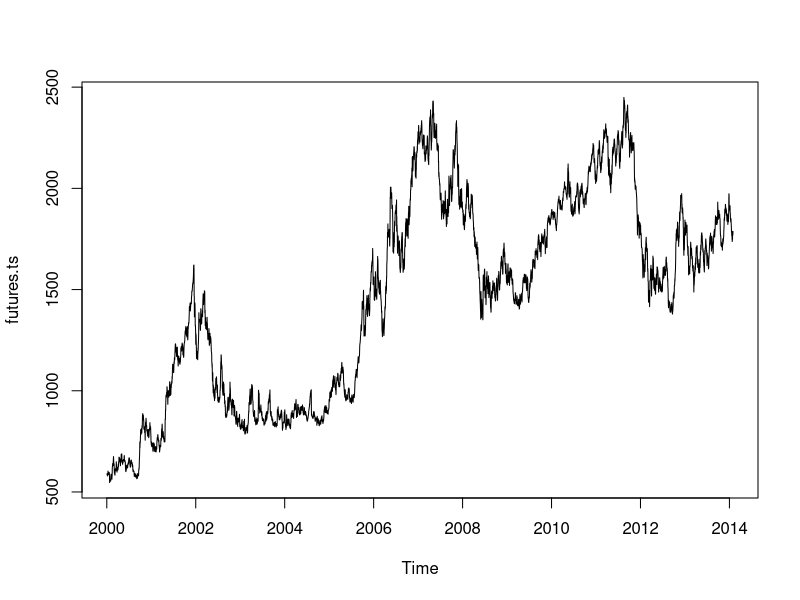
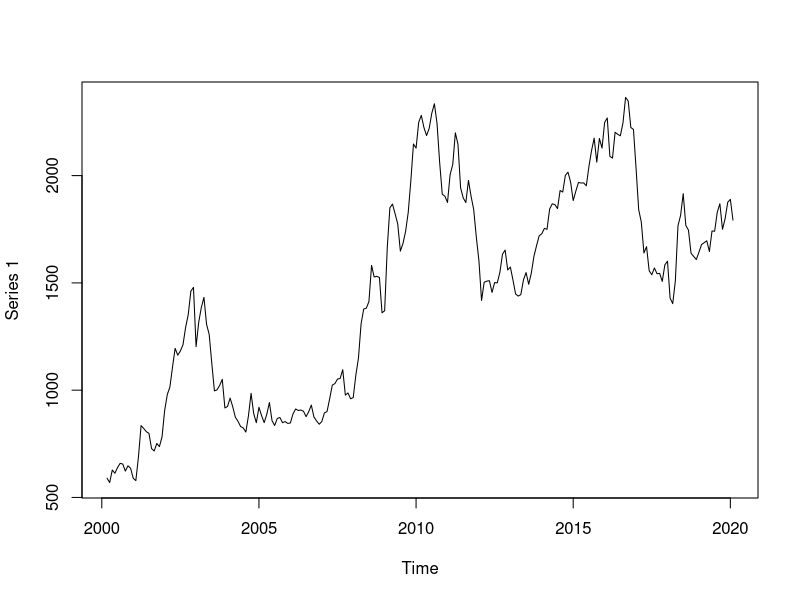
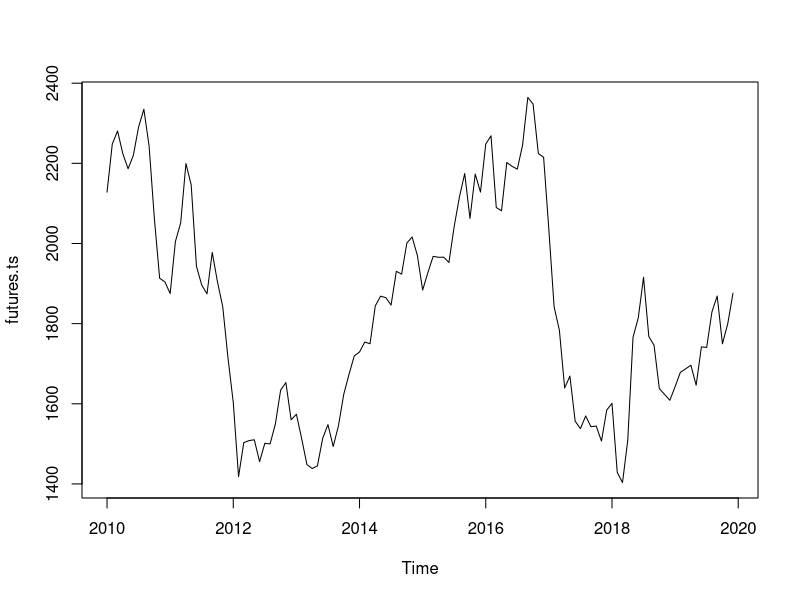
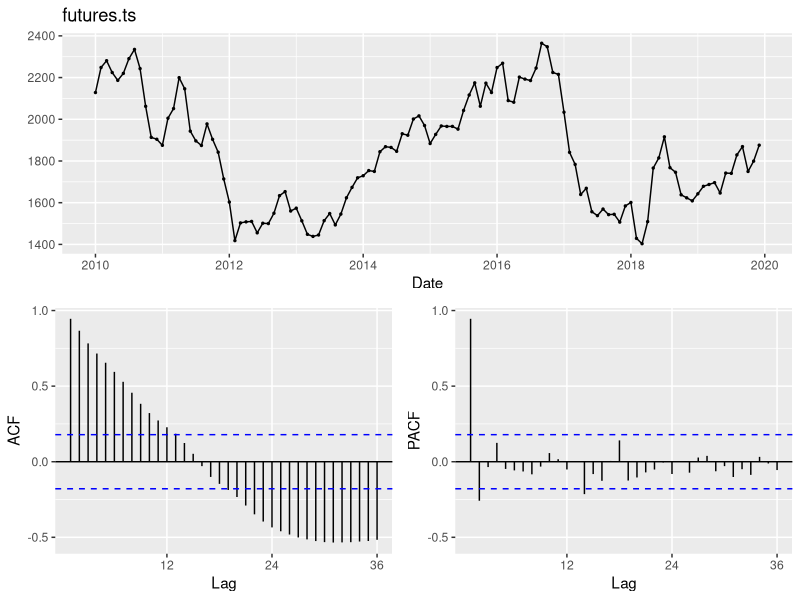
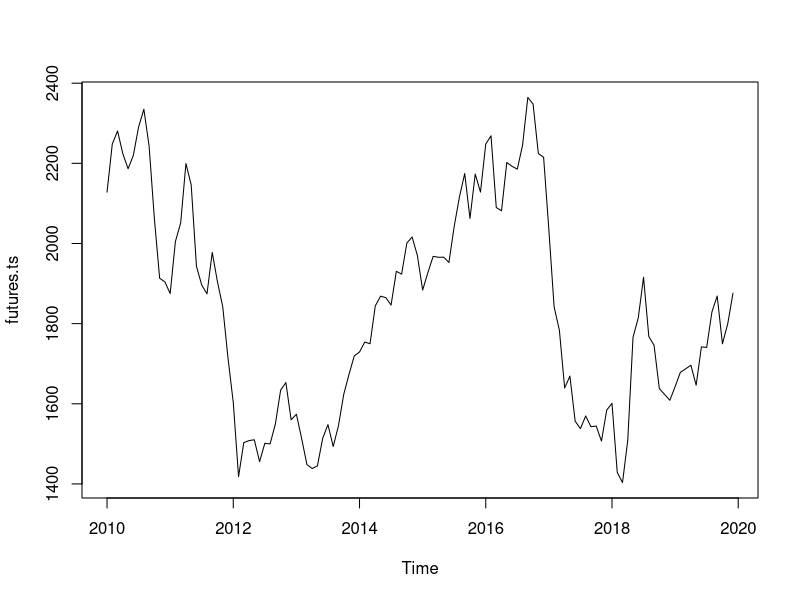
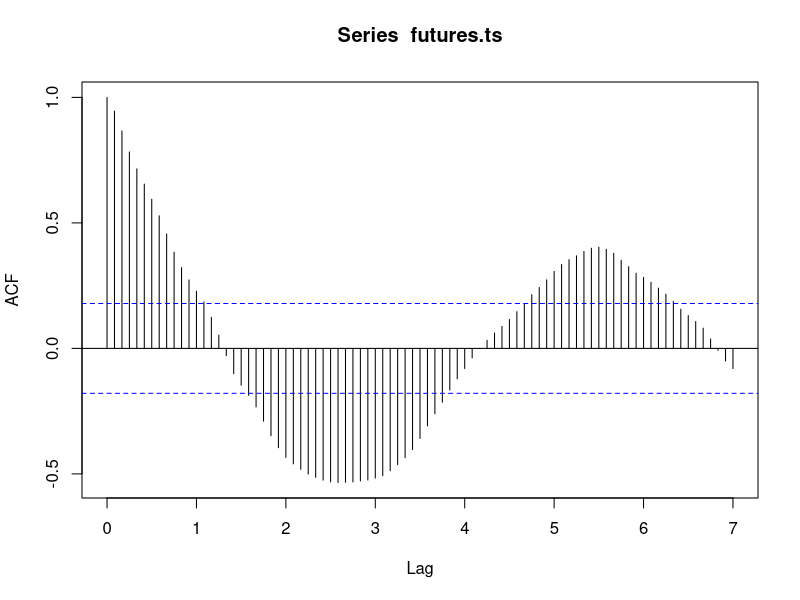
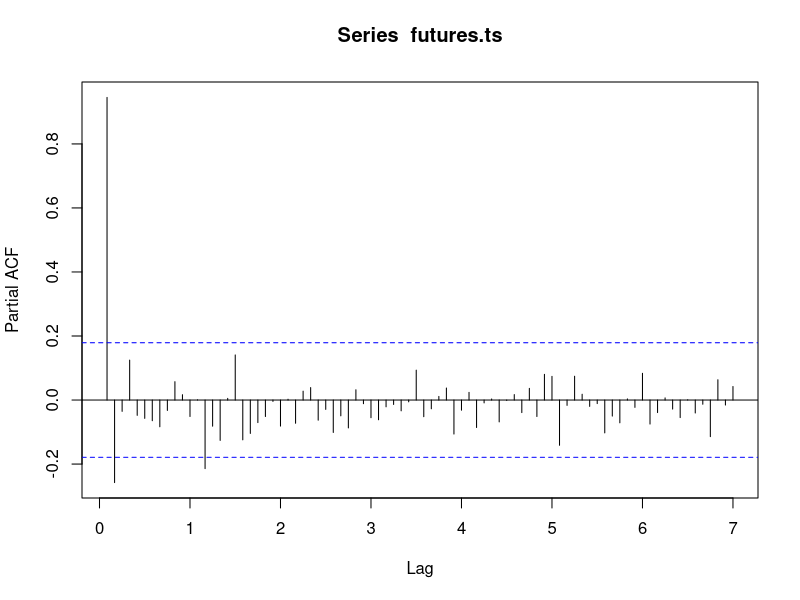
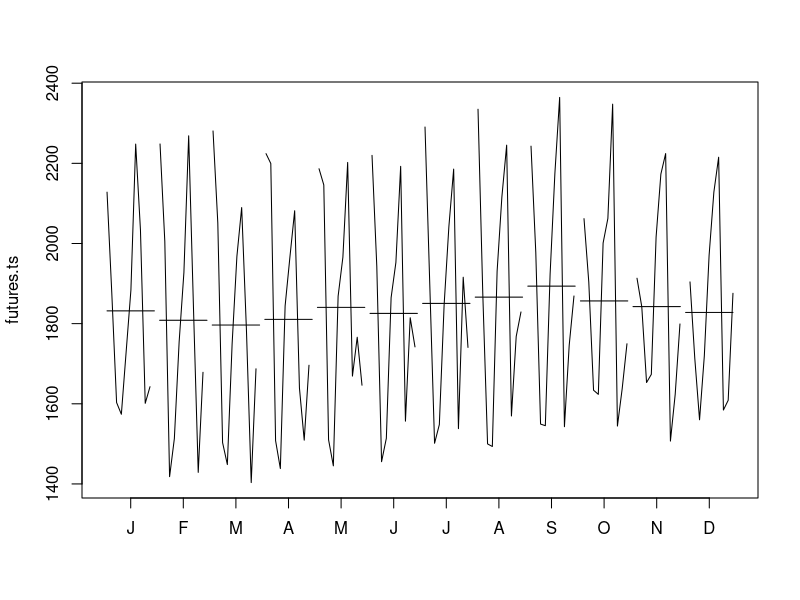

These figures' R source, in order: (Note: this script raises an error after producing the figures.)
#............................................................................#
#### Time Series Analysis                                                 ####
###  Project: Predicting Future Prices of Cocoa Beans                      ###
###                                                                        ###
###  Created by: Clifford Cele                                             ###
###........................................................................###

 
#..............................................................................#
####   Load Packages                                                        ####
#..............................................................................#

libraries = c('data.table', 'readxl', 'xts', 'forecast', 'CADFtest', 'tempdisagg', 
              'tidyverse', 'fGarch', 'ggpubr', 'vars', 'ggthemes')
sapply(libraries, require, character.only = T)




####~~~~~~~~~~~~~~~~~~~~~~~~~~~~~~~~~~~~~~~~~~~~~~~~~~~~~~~~####
#..............................................................................#
####   0. UPLOAD DATA                                                      ####
#..............................................................................#

# Cocoa Future Prices
Daily.Prices_NEW <- read.csv("../Data/Daily_Prices_NEW.csv")




####~~~~~~~~~~~~~~~~~~~~~~~~~~~~~~~~~~~~~~~~~~~~~~~~~~~~~~~~####

#..............................................................................#
####   1. EXTRACT RELEVANT DATA                                             ####
#..............................................................................#

# Extract London GBP/tonne Futures Prices
GBP.tonne.futures <- data.frame(Daily.Prices_NEW$Date,
                                Daily.Prices_NEW$London.futures....sterling.tonne.)
# Rename GBP.tonne.futures variables
colnames(GBP.tonne.futures) = c('Date', 'Price')

# Turn date var into type date
GBP.tonne.futures$Date = as.Date(GBP.tonne.futures$Date, format = c("%d/%m/%Y"))

# Turn Price var into type double 
GBP.tonne.futures$Price = as.numeric(gsub(",", "", GBP.tonne.futures$Price))

# Order Data by Date
GBP.tonne.futures = GBP.tonne.futures[order(GBP.tonne.futures$Date),]

# Check variable format
str(GBP.tonne.futures)

# Check for missing data
which(is.na(GBP.tonne.futures))







####~~~~~~~~~~~~~~~~~~~~~~~~~~~~~~~~~~~~~~~~~~~~~~~~~~~~~~~~####

#..............................................................................#
####   2. CREATE TS OBJECT                                                 ####
#..............................................................................#

# Create a daily Date object
inds <- seq(head(GBP.tonne.futures$Date, n = 1), 
            tail(GBP.tonne.futures$Date, n = 1), 
            by = "day")

substr(head(GBP.tonne.futures$Date, n = 1), 1, 4)

# USE # DAYS IN DATSET FOR FREQ
futures.ts = ts(GBP.tonne.futures$Price,     
                start = c(substr(head(GBP.tonne.futures$Date, n = 1), 1, 4), as.numeric(format(inds[1], "%j"))),
                frequency = 365)

plot.ts(futures.ts)





####~~~~~~~~~~~~~~~~~~~~~~~~~~~~~~~~~~~~~~~~~~~~~~~~~~~~~~~~####

#..............................................................................#
####   3. CONVERT TO SAME TIME SCALE                                        ####
#..............................................................................#

# Want monthly data points for all variables (Deforestation & Future Prices)
# will take the monthly average
inds <- seq(head(GBP.tonne.futures$Date, n = 1), 
            tail(GBP.tonne.futures$Date, n = 1), 
            by = "day")

futures.ts = ts(apply.monthly(as.xts(GBP.tonne.futures$Price, GBP.tonne.futures$Date), mean),
                start = c(substr(head(GBP.tonne.futures$Date, n = 1), 1, 4), as.numeric(format(inds[1], "%j"))),
                frequency = 12)


# Plot monthly TS
plot.ts(futures.ts)




####~~~~~~~~~~~~~~~~~~~~~~~~~~~~~~~~~~~~~~~~~~~~~~~~~~~~~~~~####

#..............................................................................#
####   4. TRIM TIME-HORIZON                 ####
#..............................................................................#

# Will only consider data from 2010 until the end of 2019
# Future Prices
temp.ts = as.xts(futures.ts)
temp.ts = temp.ts["2010-01-01/2019-12-31"]
futures.ts = ts(as.vector(temp.ts),
                start = c(substr(head(as.Date(time(temp.ts)), n = 1), 1, 4), substr(head(as.Date(time(temp.ts)), n = 1), 6, 7)),
                frequency = 12)
plot.ts(futures.ts)
futures.ts

  



####~~~~~~~~~~~~~~~~~~~~~~~~~~~~~~~~~~~~~~~~~~~~~~~~~~~~~~~~####

#..............................................................................#
####   5. UNIVARIATE ANALYSIS                                               ####
#..............................................................................#



####~~~~~~~~~~~~~~~####

#..............................................................................#
####   5i. Model Selection                                               ####
#..............................................................................#

#~~~~~~~~~~~~~~~~~~~~~~~~~~~~~~~~~~~~~~~~~~~~~~~~~~~~~~~~~~~~~~#
#### 5i.a. Plot TS ####
#~~~~~~~~~~~~~~~~~~~~~~~~~~~~~~~~~~~~~~~~~~~~~~~~~~~~~~~~~~~~~~#
ggtsdisplay(x = futures.ts,
            xlab="Date",
            main="futures.ts")

plot.ts(futures.ts)
# We have a trend
# Variance issue
# Plots don't imply seasonality


# Correlograms
acf(futures.ts, lag=84, plot = T) # Lots of volatility
pacf(futures.ts, lag=84, plot = T) # lags = 1, 2, 14


# Seasonality Plot
monthplot(futures.ts)
ggseasonplot(futures.ts, year.labels=TRUE, year.labels.left=TRUE)
ggseasonplot(futures.ts, polar=TRUE)


# Look at smaller windows of data 
plot.ts(futures.ts[1:12])      # first year
plot.ts(futures.ts[13:24])     # Second year
plot.ts(futures.ts[25:36])     # third year
plot.ts(futures.ts[37:48])     # fourth year
plot.ts(futures.ts[49:60])     # fifth year
plot.ts(futures.ts[61:72])     # sixth year
plot.ts(futures.ts[73:84])     # seventh year
plot.ts(futures.ts[85:96])     # eighth year
plot.ts(futures.ts[97:108])     # ninth year
plot.ts(futures.ts[109:120])     # tenth year

# Cocoa beans are harvested twice a year in IC (Big H: Oct-Mar) and (Smaller H: May-Aug)
# It makes sense to see the future costs have two maximums a year near the end of the harvest seasons
# as the supply of recent collections will diminish.

# The political unrest in 2010-2011 and 2017 lead to either the pullout of many international banks (2011) or
# to many foreign investors holding off their investment (2017). Both caused the price of cocoa beans to drop

# 2011: https://cn.reuters.com/article/us-ivorycoast-socgen-idUSTRE71G09920110217
# 2017: https://fr.reuters.com/article/ozabs-uk-cocoa-ivorycoast-grinders-idAFKBN15F0K7



#~~~~~~~~~~~~~~~~~~~~~~~~~~~~~~~~~~~~~~~~~~~~~~~~~~~~~~~~~~~~~~#
#### 5i.b. Log of Futures                            ####
#~~~~~~~~~~~~~~~~~~~~~~~~~~~~~~~~~~~~~~~~~~~~~~~~~~~~~~~~~~~~~~#

log.futures.ts = log(futures.ts)
ggtsdisplay(x = log.futures.ts,
            xlab="Date",
            main="log.futures.ts")
plot.ts(log.futures.ts)

# Correlogram
acf(log.futures.ts, lag=84, plot = T)
pacf(log.futures.ts, lag=84, plot = T) # lags = 1, 2, 14


# Seasonality Plot
monthplot(log.futures.ts)
ggseasonplot(log.futures.ts, year.labels=TRUE, year.labels.left=TRUE)
ggseasonplot(log.futures.ts, polar=TRUE)



#~~~~~~~~~~~~~~~~~~~~~~~~~~~~~~~~~~~~~~~~~~~~~~~~~~~~~~~~~~~~~~#
#### 5i.c. 1st ADF Test WITH Trend                            ####
#~~~~~~~~~~~~~~~~~~~~~~~~~~~~~~~~~~~~~~~~~~~~~~~~~~~~~~~~~~~~~~#
max.lag = round(sqrt(length(log.futures.ts))) 
mytest = CADFtest(log.futures.ts, type = "trend", criterion = "BIC", max.lag.y = max.lag)
summary(mytest)

# H0: not stationary (stochastic trend)
# p-value = 0.713
# Fail to reject H0 i.e., TS not stationary & trend is stochastic, use differences



#~~~~~~~~~~~~~~~~~~~~~~~~~~~~~~~~~~~~~~~~~~~~~~~~~~~~~~~~~~~~~~#
#### 5i.d. Log-Diff TS Plot ####
#~~~~~~~~~~~~~~~~~~~~~~~~~~~~~~~~~~~~~~~~~~~~~~~~~~~~~~~~~~~~~~#

d.log.futures.ts = diff(log.futures.ts)
ggtsdisplay(x = d.log.futures.ts,
            xlab="Date",
            main="d.log.futures.ts")
plot.ts(d.log.futures.ts)
# mean = zero
# Variance cond. heterosced. (Check res^2)
# Looks more stationary

# Correlograms
acf(d.log.futures.ts, lag=84, plot = T)  # signif lag 1 & 18 (barely)
pacf(d.log.futures.ts, lag=84, plot = T) # signif lag 1 (barely)


# Seasonality Plot
monthplot(d.log.futures.ts)
ggseasonplot(d.log.futures.ts, year.labels=TRUE, year.labels.left=TRUE)
ggseasonplot(d.log.futures.ts, polar=TRUE)




#~~~~~~~~~~~~~~~~~~~~~~~~~~~~~~~~~~~~~~~~~~~~~~~~~~~~~~~~~~~~~~#
#### 5i.e. 2st ADF Test w/o Trend                             ####
#~~~~~~~~~~~~~~~~~~~~~~~~~~~~~~~~~~~~~~~~~~~~~~~~~~~~~~~~~~~~~~#

max.lag = round(sqrt(length(d.log.futures.ts))) 
mytest = CADFtest(d.log.futures.ts , type = "drift", criterion = "BIC", max.lag.y = max.lag)
summary(mytest)

# H0: not stationary
# p-value = 1.34e-11
# REJECT H0 i.e., diff(log(TS)) is stationary
# But var still cond. heterosced.



#~~~~~~~~~~~~~~~~~~~~~~~~~~~~~~~~~~~~~~~~~~~~~~~~~~~~~~~~~~~~~~#
#### 5i.f. Q-test for White Noise                            ####
#~~~~~~~~~~~~~~~~~~~~~~~~~~~~~~~~~~~~~~~~~~~~~~~~~~~~~~~~~~~~~~#

max.lag = round(sqrt(length(d.log.futures.ts))) 
Box.test(d.log.futures.ts, lag = max.lag, type = "Ljung-Box")

# H0: corrs are zero (i.e., white noise)
# p-value = 0.4733
# FAIL to reject H0 i.e., diff(log(TS)) is WHITE NOISE



#~~~~~~~~~~~~~~~~~~~~~~~~~~~~~~~~~~~~~~~~~~~~~~~~~~~~~~~~~~~~~~#
#### 5i.f. PPT Plots                            ####
#~~~~~~~~~~~~~~~~~~~~~~~~~~~~~~~~~~~~~~~~~~~~~~~~~~~~~~~~~~~~~~

# original futures.ts & transformed d.log.futures.ts
fp.plots=autoplot(cbind(futures.ts, d.log.futures.ts), facets=TRUE) + 
  theme_bw(base_size = 15) +
  scale_x_yearmon(n=5) +
  theme(plot.title = element_text(hjust = 0.5), panel.grid.major = element_blank(), panel.grid.minor = element_blank()) +
  xlab("Date") +
  ylab("GBP/tonne")  +
  ggtitle("Transformations of Future Prices")
fp.plots


# d.log.futures.ts ACF
dlog.acf = ggAcf(d.log.futures.ts, lag = 36) + ggtitle("ACF: Log-Diff TS") +
           theme_bw() +
           theme(plot.title = element_text(hjust = 0.5), panel.grid.major = element_blank(), panel.grid.minor = element_blank()) 
# d.log.futures.ts PACF
dlog.pacf = ggPacf(d.log.futures.ts, lag = 36) + ggtitle("PACF: Log-Diff TS") +
            theme_bw() +
            theme(plot.title = element_text(hjust = 0.5), panel.grid.major = element_blank(), panel.grid.minor = element_blank()) 
# d.log.futures.ts^2 ACF
dlog.acf2 = ggAcf(d.log.futures.ts^2, lag = 36) +  ggtitle("ACF: Log-Diff TS^2") +
            theme_bw() +
            theme(plot.title = element_text(hjust = 0.5), panel.grid.major = element_blank(), panel.grid.minor = element_blank()) 
# Combine all d.log.future.ts model spec plots
ggarrange(ggarrange(dlog.acf, dlog.pacf, dlog.acf2, ncol = 3), nrow = 1)  






####~~~~~~~~~~~~~~~####

#..............................................................................#
####   5ii. Model Estimation                                               ####
#..............................................................................#

#~~~~~~~~~~~~~~~~~~~~~~~~~~~~~~~~~~~~~~~~~~~~~~~~~~~~~~~~~~~~~~#
#### 5ii.a Model building                             ####
#~~~~~~~~~~~~~~~~~~~~~~~~~~~~~~~~~~~~~~~~~~~~~~~~~~~~~~~~~~~~~~#

# ARIMA(1,1,0) Estimation
model.110 = arima(x = log.futures.ts, order = c(1,1,0))
summary(model.110)
# P-value for significance
(1-pnorm(abs(model.110$coef/sqrt(diag(model.110$var.coef)))))*2
# AR1 coef is significant


# ARIMA(0,1,0) Estimation
model.010 = arima(x = log.futures.ts, order = c(0,1,0))
summary(model.010)





#~~~~~~~~~~~~~~~~~~~~~~~~~~~~~~~~~~~~~~~~~~~~~~~~~~~~~~~~~~~~~~#
#### 5ii.b Residual Plots, Correlograms, & Q-test ####
#~~~~~~~~~~~~~~~~~~~~~~~~~~~~~~~~~~~~~~~~~~~~~~~~~~~~~~~~~~~~~~#
# Plot model.010
ggtsdisplay(x = model.110$residuals, xlab="Date", main="model.110$residuals") # still cond. heterosced.
# Correlogram
acf(model.110$residuals, lag= 12*9, xlab="Date", main="model.110$residuals") # lag = 3, 17
# Q-test
Box.test(model.110$residuals, lag = max.lag, type = "Ljung-Box") # p-val = 0.889 (WN)
# All WN, but var still cond. hetero.



# Plot model.010
ggtsdisplay(x = model.010$residuals, xlab="Date", main="model.010$residuals") # still cond. heterosced.
# Correlogram
acf(model.010$residuals, lag= 12*9, xlab="Date", main="model.010$residuals")$acf # lag = 1, 17
# Q-test
Box.test(model.010$residuals, lag = max.lag, type = "Ljung-Box") # p-val = 0.445 (WN)


#~~~~~~~~~~~~~~~~~~~~~~~~~~~~~~~~~~~~~~~~~~~~~~~~~~~~~~~~~~~~~~#
#### 5ii.c Residual^2 Plots, Correlograms, & Q-test ####
#~~~~~~~~~~~~~~~~~~~~~~~~~~~~~~~~~~~~~~~~~~~~~~~~~~~~~~~~~~~~~~#

# Plot model.010
ggtsdisplay(x = model.110$residuals^2, xlab="Date", main="model.110$residuals")
# Correlogram
acf(model.110$residuals^2, lag= 12*9, xlab="Date", main="model.110$residuals") # lag = 3, 7
# Q-test
Box.test(model.110$residuals^2, lag = max.lag, type = "Ljung-Box") # p-val = 0.031 (not WN)


# Plot model.010
ggtsdisplay(x = model.010$residuals^2, xlab="Date", main="model.010$residuals")
# Correlogram
acf(model.010$residuals^2, lag= 12*9, xlab="Date", main="model.010$residuals")$acf # lag = 3, 15, 75
# Q-test
Box.test(model.010$residuals^2, lag = max.lag, type = "Ljung-Box") # p-val = 0.083 (WN)





####~~~~~~~~~~~~~~~####

#..............................................................................#
####   5iii. GARCH Model Estimation                                         ####
#..............................................................................#

#~~~~~~~~~~~~~~~~~~~~~~~~~~~~~~~~~~~~~~~~~~~~~~~~~~~~~~~~~~~~~~#
#### 5ii.a Model Building ####
#~~~~~~~~~~~~~~~~~~~~~~~~~~~~~~~~~~~~~~~~~~~~~~~~~~~~~~~~~~~~~~#

# ARIMA(1,1,0) + GARCH(1,1)
model.110.garch = garchFit( ~ arma(1,0) + garch(1,1), data = d.log.futures.ts)
summary(model.110.garch)
#plot(model.110.garch) 
# std.Residuals are normal (JB & SW tests)
# std.Residuals are WN (LB Test), ACF looks OK
# std.Residuals^2 are NOT WN (LB Test) but ACF shows small signif lags at 5 & 7
# mu, omega, & alpha1 (past residual) not significant 
# beta is significant, past volatility influences current volatility
# Conditional SD shows volatility
# LM Arch Test (H0: no arch effects) pval=0.028 (still arch)

# ARIMA(0,1,0) + GARCH(1,1)
model.010.garch = garchFit( ~ garch(1,1), data = d.log.futures.ts, include.mean = F)
summary(model.010.garch)
#plot(model.010.garch) 
# std.Residuals are normal: JB test (pval = 0.27) & SW tests (pval = 0.061)
# std.Residuals are WN (LB Test), ACF looks OK (lag 1, 13, 17 close)
# std.Residuals^2 are NOT WN (LB Test) but ACF shows small signif lags at 7, 8, 9, 15, 16
# omega, & alpha1 (past residual) not significant 
# beta is significant, past volatility influences current volatility
# Conditional SD shows volatility
# LM Arch Test (H0: no arch effects) pval=0.04 (still arch)


# ARIMA(1,1,0) + GARCH(2,1)
model.110.garch.21 = garchFit( ~ arma(1,0) + garch(2,1), data = d.log.futures.ts)
summary(model.110.garch.21)
# Std.residuals^2 are WN
# alpha2 & beta1 significant
# LM ARCH Test pval=0.182 (no ARCH)


# ARIMA(0,1,0) + GARCH(2,1)
model.010.garch.21 = garchFit( ~ garch(2,1), data = d.log.futures.ts, include.mean = F)
summary(model.010.garch.21)
# Std.residuals^2 are WN
# alpha2 & beta1(pval=0.678) significant
# LM ARCH Test pval=0.32 (no ARCH)






####~~~~~~~~~~~~~~~####

#..............................................................................#
####   5iv. Model Forecasting                                         ####
#..............................................................................#

#~~~~~~~~~~~~~~~~~~~~~~~~~~~~~~~~~~~~~~~~~~~~~~~~~~~~~~~~~~~~~~#
#### 5iv.a In-Sample Errors ####
#~~~~~~~~~~~~~~~~~~~~~~~~~~~~~~~~~~~~~~~~~~~~~~~~~~~~~~~~~~~~~~#

# ARIMA(1,1,0) AIC/BIC in garchFit are scaled by size of TS
AIC(model.110)/length(log.futures.ts)
BIC(model.110)/length(log.futures.ts)

# ARIMA(0,1,0) AIC/BIC in garchFit are scaled by size of TS
AIC(model.010)/length(log.futures.ts)
BIC(model.010)/length(log.futures.ts)

# GARCH(1,1)
summary(model.110.garch)
summary(model.010.garch)

# GARCH(2,1)
summary(model.110.garch.21)
summary(model.010.garch.21)


#~~~~~~~~~~~~~~~~~~~~~~~~~~~~~~~~~~~~~~~~~~~~~~~~~~~~~~~~~~~~~~#
#### 5iv.b Function for Out-of-Sample Validation ####
#~~~~~~~~~~~~~~~~~~~~~~~~~~~~~~~~~~~~~~~~~~~~~~~~~~~~~~~~~~~~~~#

# A function to run the  out of sample cross-validation and obtain GOF stats
# data.y = dataset
# p = % of data.y for training set
# h = h-step forecast
# ARp.m = AR(p) value
# diff.I.m = order of integration
# MAq.m = MA(q) value
# G1.m & G2.m =  GARCH(GA1, GA2)
CV_OSS <- function(data.y, perc, h.step, ARp.m, diff.I.m, MAq.m, G1.m, G2.m){
  # Create the training set (S) and the test set (h)
  y <- data.y
  S <- round(perc*length(y))
  h <- h.step
  ARp <- ARp.m
  diff.I <- diff.I.m
  MAq <- MAq.m
  G1 <- G1.m
  G2 <- G2.m
  error.h <- c()
  
  
  for(i in S:(length(y)-h)){
      # Decide which model to use ARIMA, GARCH, ARMA+GARCH
      if((G1 == 0) && (G2 == 0)){
             mymodel.sub <- arima(y[1:i], order = c(ARp, diff.I, MAq))
      } else if((ARp == 0) && (MAq == 0)){
                mymodel.sub <- garchFit(substitute( ~ garch(pp, qq), list(pp = G1, qq = G2)), data = y[1:i], include.mean = F)
      } else {
                mymodel.sub <- garchFit(substitute( ~ arma(p, q) + garch(pp, qq), list(p = ARp, q = MAq, pp = G1, qq = G2)), data = y[1:i])
      }
      
      # Make the predict & calculate the error
      ifelse((G1 == 0) && (G2 == 0),
        predict.h <- predict(mymodel.sub, n.ahead = h)$pred[h],
        predict.h <- predict(mymodel.sub, n.ahead = h)$meanForecast[h])
      
      error.h <- c(error.h, y[i+h] - predict.h)
  }
  return(error.h)
}  #click tab on the left for full function

# Function that returns Root Mean Squared Error
rmse <- function(error){
  sqrt(mean(error^2, na.rm = T))
}

# Function that returns Mean Absolute Error
mae <- function(error){
  mean(abs(error), na.rm = T)
}




# ARIMA(1,1,0) FOR log.futures.ts
error.model.110 = list(CV_OSS(log.futures.ts, 0.60, 1, 1, 1, 0, 0, 0), # perc = .60 / 1-step
                       CV_OSS(log.futures.ts, 0.60, 2, 1, 1, 0, 0, 0), # perc = .60 / 3-step
                       CV_OSS(log.futures.ts, 0.60, 6, 1, 1, 0, 0, 0), # perc = .60 / 6-step
                       CV_OSS(log.futures.ts, 0.60, 12, 1, 1, 0, 0, 0), # perc = .60 / 12-step
                       CV_OSS(log.futures.ts, 0.80, 1, 1, 1, 0, 0, 0), # perc = .80 / 1-step
                       CV_OSS(log.futures.ts, 0.80, 3, 1, 1, 0, 0, 0), # perc = .80 / 3-step
                       CV_OSS(log.futures.ts, 0.80, 6, 1, 1, 0, 0, 0), # perc = .80 / 6-step
                       CV_OSS(log.futures.ts, 0.80, 12, 1, 1, 0, 0, 0)) # perc = .80 / 12-step
error.model.110 = data.frame(lapply(error.model.110, "length<-", max(lengths(error.model.110))))
colnames(error.model.110) = c("p60h1", "p60h3", "p60h6", "p60h12", "p80h1", "p80h3", "p80h6", "p80h12")


# ARIMA(0,1,0) FOR log.futures.ts
error.model.010 = list(CV_OSS(log.futures.ts, 0.60, 1, 0, 1, 0, 0, 0), # perc = .60 / 1-step
                       CV_OSS(log.futures.ts, 0.60, 2, 0, 1, 0, 0, 0), # perc = .60 / 3-step
                       CV_OSS(log.futures.ts, 0.60, 6, 0, 1, 0, 0, 0), # perc = .60 / 6-step
                       CV_OSS(log.futures.ts, 0.60, 12, 0, 1, 0, 0, 0), # perc = .60 / 12-step
                       CV_OSS(log.futures.ts, 0.80, 1, 0, 1, 0, 0, 0), # perc = .80 / 1-step
                       CV_OSS(log.futures.ts, 0.80, 3, 0, 1, 0, 0, 0), # perc = .80 / 3-step
                       CV_OSS(log.futures.ts, 0.80, 6, 0, 1, 0, 0, 0), # perc = .80 / 6-step
                       CV_OSS(log.futures.ts, 0.80, 12, 0, 1, 0, 0, 0)) # perc = .80 / 12-step
error.model.010 = data.frame(lapply(error.model.010, "length<-", max(lengths(error.model.010))))
colnames(error.model.010) = c("p60h1", "p60h3", "p60h6", "p60h12", "p80h1", "p80h3", "p80h6", "p80h12")


# ARIMA(1,0,0)+GARCH(1,1) FOR d.log.futures.ts
error.model.110.garch.11 = list(CV_OSS(d.log.futures.ts, 0.60, 1, 1, 0, 0, 1, 1), # perc = .60 / 1-step
                                CV_OSS(d.log.futures.ts, 0.60, 2, 1, 0, 0, 1, 1), # perc = .60 / 3-step
                                CV_OSS(d.log.futures.ts, 0.60, 6, 1, 0, 0, 1, 1), # perc = .60 / 6-step
                                CV_OSS(d.log.futures.ts, 0.60, 12, 1, 0, 0, 1, 1), # perc = .60 / 12-step
                                CV_OSS(d.log.futures.ts, 0.80, 1, 1, 0, 0, 1, 1), # perc = .80 / 1-step
                                CV_OSS(d.log.futures.ts, 0.80, 3, 1, 0, 0, 1, 1), # perc = .80 / 3-step
                                CV_OSS(d.log.futures.ts, 0.80, 6, 1, 0, 0, 1, 1), # perc = .80 / 6-step
                                CV_OSS(d.log.futures.ts, 0.80, 12, 1, 0, 0, 1, 1)) # perc = .80 / 12-step
error.model.110.garch.11 = data.frame(lapply(error.model.110.garch.11, "length<-", max(lengths(error.model.110.garch.11))))
colnames(error.model.110.garch.11) = c("p60h1", "p60h3", "p60h6", "p60h12", "p80h1", "p80h3", "p80h6", "p80h12")


# ARIMA(0,1,0)+GARCH(1,1) FOR d.log.futures.ts
error.model.010.garch.11 = list(CV_OSS(d.log.futures.ts, 0.60, 1, 0, 0, 0, 1, 1), # perc = .60 / 1-step
                                CV_OSS(d.log.futures.ts, 0.60, 2, 0, 0, 0, 1, 1), # perc = .60 / 3-step
                                CV_OSS(d.log.futures.ts, 0.60, 6, 0, 0, 0, 1, 1), # perc = .60 / 6-step
                                CV_OSS(d.log.futures.ts, 0.60, 12, 0, 0, 0, 1, 1), # perc = .60 / 12-step
                                CV_OSS(d.log.futures.ts, 0.80, 1, 0, 0, 0, 1, 1), # perc = .80 / 1-step
                                CV_OSS(d.log.futures.ts, 0.80, 3, 0, 0, 0, 1, 1), # perc = .80 / 3-step
                                CV_OSS(d.log.futures.ts, 0.80, 6, 0, 0, 0, 1, 1), # perc = .80 / 6-step
                                CV_OSS(d.log.futures.ts, 0.80, 12, 0, 0, 0, 1, 1)) # perc = .80 / 12-step
error.model.010.garch.11 = data.frame(lapply(error.model.010.garch.11, "length<-", max(lengths(error.model.010.garch.11))))
colnames(error.model.010.garch.11) = c("p60h1", "p60h3", "p60h6", "p60h12", "p80h1", "p80h3", "p80h6", "p80h12")


# ARIMA(1,0,0)+GARCH(2,1) FOR d.log.futures.ts
error.model.110.garch.21 = list(CV_OSS(d.log.futures.ts, 0.60, 1, 1, 0, 0, 2, 1), # perc = .60 / 1-step
                                CV_OSS(d.log.futures.ts, 0.60, 2, 1, 0, 0, 2, 1), # perc = .60 / 3-step
                                CV_OSS(d.log.futures.ts, 0.60, 6, 1, 0, 0, 2, 1), # perc = .60 / 6-step
                                CV_OSS(d.log.futures.ts, 0.60, 12, 1, 0, 0, 2, 1), # perc = .60 / 12-step
                                CV_OSS(d.log.futures.ts, 0.80, 1, 1, 0, 0, 2, 1), # perc = .80 / 1-step
                                CV_OSS(d.log.futures.ts, 0.80, 3, 1, 0, 0, 2, 1), # perc = .80 / 3-step
                                CV_OSS(d.log.futures.ts, 0.80, 6, 1, 0, 0, 2, 1), # perc = .80 / 6-step
                                CV_OSS(d.log.futures.ts, 0.80, 12, 1, 0, 0, 2, 1)) # perc = .80 / 12-step
error.model.110.garch.21 = data.frame(lapply(error.model.110.garch.21, "length<-", max(lengths(error.model.110.garch.21))))
colnames(error.model.110.garch.21) = c("p60h1", "p60h3", "p60h6", "p60h12", "p80h1", "p80h3", "p80h6", "p80h12")



# ARIMA(0,1,0)+GARCH(2,1) FOR d.log.futures.ts
error.model.010.garch.21 = list(CV_OSS(d.log.futures.ts, 0.60, 1, 0, 0, 0, 2, 1), # perc = .60 / 1-step
                                CV_OSS(d.log.futures.ts, 0.60, 2, 0, 0, 0, 2, 1), # perc = .60 / 3-step
                                CV_OSS(d.log.futures.ts, 0.60, 6, 0, 0, 0, 2, 1), # perc = .60 / 6-step
                                CV_OSS(d.log.futures.ts, 0.60, 12, 0, 0, 0, 2, 1), # perc = .60 / 12-step
                                CV_OSS(d.log.futures.ts, 0.80, 1, 0, 0, 0, 2, 1), # perc = .80 / 1-step
                                CV_OSS(d.log.futures.ts, 0.80, 3, 0, 0, 0, 2, 1), # perc = .80 / 3-step
                                CV_OSS(d.log.futures.ts, 0.80, 6, 0, 0, 0, 2, 1), # perc = .80 / 6-step
                                CV_OSS(d.log.futures.ts, 0.80, 12, 0, 0, 0, 2, 1)) # perc = .80 / 12-step
error.model.010.garch.21 = data.frame(lapply(error.model.010.garch.21, "length<-", max(lengths(error.model.010.garch.21))))
colnames(error.model.010.garch.21) = c("p60h1", "p60h3", "p60h6", "p60h12", "p80h1", "p80h3", "p80h6", "p80h12")





#~~~~~~~~~~~~~~~~~~~~~~~~~~~~~~~~~~~~~~~~~~~~~~~~~~~~~~~~~~~~~~#
#### 5iv.c  Out-of-Sample Measurements data frames ####
#~~~~~~~~~~~~~~~~~~~~~~~~~~~~~~~~~~~~~~~~~~~~~~~~~~~~~~~~~~~~~~#

# Training set = 60%(full TS)

error.p60 = c()
error.p60 = rbind(c(1, 1, rmse(error.model.110$p60h1), mae(error.model.110$p60h1)),
      c(1, 3, rmse(error.model.110$p60h3), mae(error.model.110$p60h3)),
      c(1, 6, rmse(error.model.110$p60h6), mae(error.model.110$p60h6)),
      c(1, 12, rmse(error.model.110$p60h12), mae(error.model.110$p60h12)),
      
      c(2, 1, rmse(error.model.010$p60h1), mae(error.model.010$p60h1)),
      c(2, 3, rmse(error.model.010$p60h3), mae(error.model.010$p60h3)),
      c(2, 6, rmse(error.model.010$p60h6), mae(error.model.010$p60h6)),
      c(2, 12, rmse(error.model.010$p60h12), mae(error.model.010$p60h12)),

      c(3, 1, rmse(error.model.110.garch.11$p60h1), mae(error.model.110.garch.11$p60h1)),
      c(3, 3, rmse(error.model.110.garch.11$p60h3), mae(error.model.110.garch.11$p60h3)),
      c(3, 6, rmse(error.model.110.garch.11$p60h6), mae(error.model.110.garch.11$p60h6)),
      c(3, 12, rmse(error.model.110.garch.11$p60h12), mae(error.model.110.garch.11$p60h12)),

      c(4, 1, rmse(error.model.010.garch.11$p60h1), mae(error.model.010.garch.11$p60h1)),
      c(4, 3, rmse(error.model.010.garch.11$p60h3), mae(error.model.010.garch.11$p60h3)),
      c(4, 6, rmse(error.model.010.garch.11$p60h6), mae(error.model.010.garch.11$p60h6)),
      c(4, 12, rmse(error.model.010.garch.11$p60h12), mae(error.model.010.garch.11$p60h12)),

      c(5, 1, rmse(error.model.110.garch.21$p60h1), mae(error.model.110.garch.21$p60h1)),
      c(5, 3, rmse(error.model.110.garch.21$p60h3), mae(error.model.110.garch.21$p60h3)),
      c(5, 6, rmse(error.model.110.garch.21$p60h6), mae(error.model.110.garch.21$p60h6)),
      c(5, 12, rmse(error.model.110.garch.21$p60h12), mae(error.model.110.garch.21$p60h12)),

      c(6, 1, rmse(error.model.010.garch.21$p60h1), mae(error.model.010.garch.21$p60h1)),
      c(6, 3, rmse(error.model.010.garch.21$p60h3), mae(error.model.010.garch.21$p60h3)),
      c(6, 6, rmse(error.model.010.garch.21$p60h6), mae(error.model.010.garch.21$p60h6)),
      c(6, 12, rmse(error.model.010.garch.21$p60h12), mae(error.model.010.garch.21$p60h12)))
error.p60 = data.frame(error.p60)
colnames(error.p60) = c("Model", "hStep", "RMSE", "MAE")
error.p60$Model = as.factor(error.p60$Model)
error.p60$hStep = as.factor(error.p60$hStep)


#~~~~~~~~~~~~~~~~~~~~~~~~~~~~~~~~~~~~~~~~~~~~~~~~~~~~~~~~~~~~~~#

# Training set = 80%(full TS)

error.p80 = c()
error.p80 = rbind(c(1, 1, rmse(error.model.110$p80h1), mae(error.model.110$p80h1)),
                  c(1, 3, rmse(error.model.110$p80h3), mae(error.model.110$p80h3)),
                  c(1, 6, rmse(error.model.110$p80h6), mae(error.model.110$p80h6)),
                  c(1, 12, rmse(error.model.110$p80h12), mae(error.model.110$p80h12)),
                  
                  c(2, 1, rmse(error.model.010$p80h1), mae(error.model.010$p80h1)),
                  c(2, 3, rmse(error.model.010$p80h3), mae(error.model.010$p80h3)),
                  c(2, 6, rmse(error.model.010$p80h6), mae(error.model.010$p80h6)),
                  c(2, 12, rmse(error.model.010$p80h12), mae(error.model.010$p80h12)),
                  
                  c(3, 1, rmse(error.model.110.garch.11$p80h1), mae(error.model.110.garch.11$p80h1)),
                  c(3, 3, rmse(error.model.110.garch.11$p80h3), mae(error.model.110.garch.11$p80h3)),
                  c(3, 6, rmse(error.model.110.garch.11$p80h6), mae(error.model.110.garch.11$p80h6)),
                  c(3, 12, rmse(error.model.110.garch.11$p80h12), mae(error.model.110.garch.11$p80h12)),
                  
                  c(4, 1, rmse(error.model.010.garch.11$p80h1), mae(error.model.010.garch.11$p80h1)),
                  c(4, 3, rmse(error.model.010.garch.11$p80h3), mae(error.model.010.garch.11$p80h3)),
                  c(4, 6, rmse(error.model.010.garch.11$p80h6), mae(error.model.010.garch.11$p80h6)),
                  c(4, 12, rmse(error.model.010.garch.11$p80h12), mae(error.model.010.garch.11$p80h12)),
                  
                  c(5, 1, rmse(error.model.110.garch.21$p80h1), mae(error.model.110.garch.21$p80h1)),
                  c(5, 3, rmse(error.model.110.garch.21$p80h3), mae(error.model.110.garch.21$p80h3)),
                  c(5, 6, rmse(error.model.110.garch.21$p80h6), mae(error.model.110.garch.21$p80h6)),
                  c(5, 12, rmse(error.model.110.garch.21$p80h12), mae(error.model.110.garch.21$p80h12)),
                  
                  c(6, 1, rmse(error.model.010.garch.21$p80h1), mae(error.model.010.garch.21$p80h1)),
                  c(6, 3, rmse(error.model.010.garch.21$p80h3), mae(error.model.010.garch.21$p80h3)),
                  c(6, 6, rmse(error.model.010.garch.21$p80h6), mae(error.model.010.garch.21$p80h6)),
                  c(6, 12, rmse(error.model.010.garch.21$p80h12), mae(error.model.010.garch.21$p80h12)))
error.p80 = data.frame(error.p80)
colnames(error.p80) = c("Model", "hStep", "RMSE", "MAE")
error.p80$Model = as.factor(error.p80$Model)
error.p80$hStep = as.factor(error.p80$hStep)



#~~~~~~~~~~~~~~~~~~~~~~~~~~~~~~~~~~~~~~~~~~~~~~~~~~~~~~~~~~~~~~#
#### 5iv.d Smallest RMSE & MAE Models ####
#~~~~~~~~~~~~~~~~~~~~~~~~~~~~~~~~~~~~~~~~~~~~~~~~~~~~~~~~~~~~~~#

# For each model, which S & h provides the smallest RMSE    
error.p60 %>% 
  group_by(Model) %>% 
  slice(which.min(RMSE))

error.p80 %>% 
  group_by(Model) %>% 
  slice(which.min(RMSE))

# For each model, which S & h provides the smallest MAE    
error.p60 %>% 
  group_by(Model) %>% 
  slice(which.min(MAE))

error.p80 %>% 
  group_by(Model) %>% 
  slice(which.min(MAE))


# Determine which models have the lowest values
which(error.p60$RMSE == min(error.p60$RMSE)) 
# RMSE=0.05072842, model=ARIMA(1,1,0), Train=60%, hStep=1
which(error.p60$MAE == min(error.p60$MAE))   
# MAE =0.03767914, model=ARIMA(1,1,0)+GARCH(2,1), Train=60%, hStep=1

which(error.p80$RMSE == min(error.p80$RMSE)) 
# RMSE=0.03385167, model=ARIMA(0,1,0)+GARCH(1,1), Train=80%, hStep=12
# RMSE=0.03385167, model=ARIMA(0,1,0)+GARCH(2,1), Train=80%, hStep=12
which(error.p80$MAE == min(error.p80$MAE))   
# MAE =0.02735079, model=ARIMA(0,1,0)+GARCH(1,1), Train=80%, hStep=12
# MAE =0.02735079, model=ARIMA(0,1,0)+GARCH(2,1), Train=80%, hStep=12



#~~~~~~~~~~~~~~~~~~~~~~~~~~~~~~~~~~~~~~~~~~~~~~~~~~~~~~~~~~~~~~#
#### 5iv.e  Diebold-Mariano Forecast Test ####
#~~~~~~~~~~~~~~~~~~~~~~~~~~~~~~~~~~~~~~~~~~~~~~~~~~~~~~~~~~~~~~#

# Diebold-Mariano test to see if forecasts are significantly different

dm.test(error.model.110.garch.11$p80h12, error.model.010.garch.11$p80h12, h=12, power=1)
dm.test(error.model.110.garch.11$p80h12, error.model.010.garch.21$p80h12, h=12, power=1)

dm.test(error.model.010.garch.11$p80h12, error.model.010.garch.21$p80h12, h=12, power=2)
dm.test(error.model.010.garch.11$p80h12, error.model.110.garch.21$p80h12, h=12, power=2)


dm.test(error.model.010.garch.21$p80h12, error.model.110.garch.21$p80h12, h=11, power=2)
dm.test(error.model.110.garch.21$p80h12, error.model.010.garch.21$p80h12, h=11, power=2)




#~~~~~~~~~~~~~~~~~~~~~~~~~~~~~~~~~~~~~~~~~~~~~~~~~~~~~~~~~~~~~~#
#### 5iv.f  Plot of selected model vs Data ####
#~~~~~~~~~~~~~~~~~~~~~~~~~~~~~~~~~~~~~~~~~~~~~~~~~~~~~~~~~~~~~~#
plot(model.010.garch.21)
# numbers 3 (cond. SD) & 11 (acf std. residuals)

testModel=garchFit( ~ garch(2,1), data = d.log.futures.ts, include.mean = F, cond.dist = "QMLE")
summary(testModel)

Testpred = predict(model.010.garch.21, n.ahead = 50)
ts.plot(log.futures.ts, Testpred$pred, lty = c(1,3), col=c(5,2))
Testpred$pred
